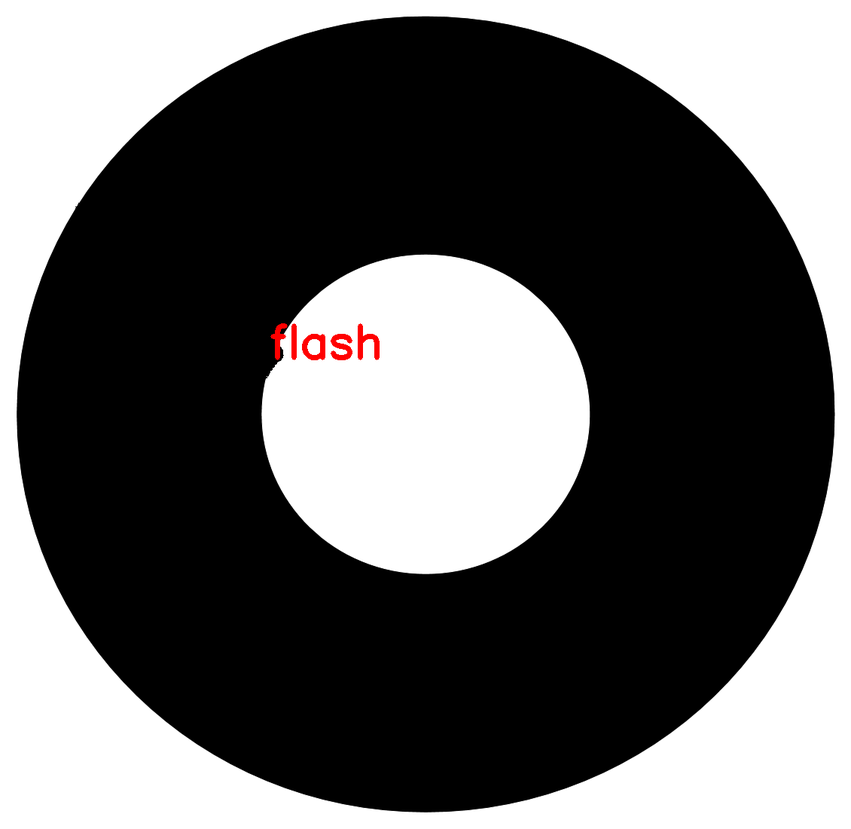
#> input picture 01_question/output_images/defect1_detections.png, 851 x 829 px, shrunk from 1130 x 1100 before the run
$ python -i Q1-defect_detection.py   (imports and definitions only)
#> lines starting #> are read from the running program, lines starting #| are printed output that depends on the picture; after the words box and inside, x2 and y2 are one past the last pixel; in counts of white or black regions, pixels touching at a corner belong together
# imports
import os
import sys
import cv2
import numpy as np

# global variable
defect_label_map = {
    0: "cut",
    1: "flash",
}


def get_circle_contour(cnt):
    """Form a circular contour from the input contour using convexity defects."""
    # get convexity defects
    hull_indices = cv2.convexHull(cnt, returnPoints=False)
    defects = cv2.convexityDefects(cnt, hull_indices)
    # remove unnecessary defective points
    defective_indices = np.where(defects[:, :, 3] > 256)[0]
    if len(defective_indices) > 1:
        remove_indices = []
        for i in range(len(defective_indices)):
            if abs(defective_indices[i] - defective_indices[i - 1]) > 5:
                remove_indices.append(defective_indices[i])
            elif len(remove_indices) > 0:
                remove_indices.pop()
    else:
        remove_indices = defective_indices
    defects = np.delete(defects, remove_indices, axis=0)
    # ensure a continuous circular path for the contour
    continuous_path = True
    circle_cnt = []
    for [defect] in defects:
        far = cnt[defect[2]]
        if defect[3] > 256:
            continuous_path = not continuous_path
        if continuous_path:
            circle_cnt.append(far)
    return np.array(circle_cnt)


def get_defects(diff, base_cnt, ring_type):
    """Identify defects (cuts or flashes) within the given difference image."""
    base_cnt_area = cv2.contourArea(base_cnt)
    # detect contours in the difference
    cnts, _ = cv2.findContours(diff, cv2.RETR_EXTERNAL, cv2.CHAIN_APPROX_NONE)
    cut_or_flash_flags = []
    cut_or_flash_bboxes = []
    for c in cnts:
        # contours with less 0.01% of base contour area are ignored
        if cv2.contourArea(c) < (base_cnt_area * 0.0001):
            continue
        # check center point of the contour lies inside outside of the base contour
        M = cv2.moments(c)
        cx = int(M["m10"] / M["m00"])
        cy = int(M["m01"] / M["m00"])
        inside_flag = int(
            cv2.pointPolygonTest(base_cnt, (cx, cy), measureDist=False) >= 0
        )
        # decide defect type based on the ring type (inner or outer)
        if ring_type == "inner":
            cut_or_flash = inside_flag
        elif ring_type == "outer":
            cut_or_flash = abs(inside_flag - 1)
        cut_or_flash_flags.append(cut_or_flash)
        # get bounding box for the defect
        x0, y0, w, h = cv2.boundingRect(c)
        cut_or_flash_bboxes.append([x0, y0, x0 + w, y0 + h])
    return cut_or_flash_flags, cut_or_flash_bboxes


def save_output_image(image, image_path, defect_labels, defect_bboxes):
    """Save the output image with labeled defects."""
    output_image = image.copy()
    output_path = (
        image_path[: image_path.rfind(".")]
        + "_detections"
        + image_path[image_path.rfind(".") :]
    )
    for defect_label, defect_bbox in zip(defect_labels, defect_bboxes):
        xmin, ymin, xmax, ymax = defect_bbox
        label = defect_label_map[defect_label]
        # Uncomment the lines below to draw bounding boxes around defects and circles at center
        # cv2.rectangle(output_image, (xmin, ymin), (xmax, ymax), (0, 0, 255), 2)
        # cv2.circle(output_image, ((xmin+xmax)//2, (ymin+ymax)//2), 5, (0, 0, 255), -1)
        cv2.putText(
            output_image,
            label,
            (xmin, (ymin + ymax) // 2),
            cv2.FONT_HERSHEY_SIMPLEX,
            2,
            (0, 0, 255),
            5,
        )
    cv2.imwrite(output_path, output_image)
    print(f"The output image with defects is saved in '{output_path}' path.")


def print_results(input_image, overall_defect_labels):
    """Print the overall defects detected in the given input image."""
    if len(overall_defect_labels) == 0:
        print_out = f"GOOD. The given image '{input_image}' has no defects."
    elif sum(overall_defect_labels) == 0:
        print_out = f"CUT. The given image '{input_image}' has the defect cut."
    elif sum(overall_defect_labels) == len(overall_defect_labels):
        print_out = f"FLASH. The given image '{input_image}' has the defect flash."
    else:
        print_out = f"The given image '{input_image}' has both the defects cut & flash."
    print(print_out)


def main(input_image):
    """Main function to process the input image and detect defects."""
#> called with input_image = 'output_images/defect1_detections.png'
    try:
        image = cv2.imread(input_image)
#> image is the input picture: shape (829, 851, 3); mean B, G, R 99.4, 99.4, 99.9
    except Exception as e:
        print(f"Cannot process the file '{input_image}'.")
        print(f"Exception: {e}")
        sys.exit()
    height, width, _ = image.shape
#> height = 829; width = 851
    total_area = height * width
#> total_area = 705479
    # convert color (BGR) image to grayscale
    gray = cv2.cvtColor(image, cv2.COLOR_BGR2GRAY)
    # convert grayscale image to binary image
    _, thresh = cv2.threshold(gray, 0, 255, cv2.THRESH_BINARY_INV)
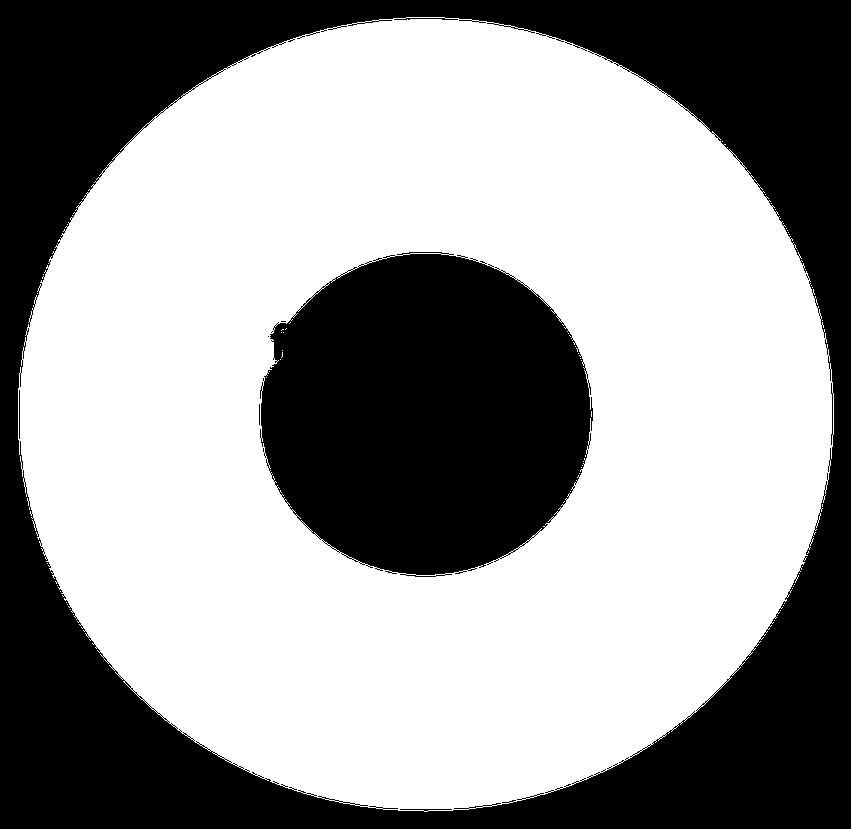
#> thresh: shape (829, 851); 60% white; 8 black regions (4 under 20 px)
    # detect contours in the binary image
    contours, [hierarchies] = cv2.findContours(
        thresh, cv2.RETR_TREE, cv2.CHAIN_APPROX_SIMPLE
    )
#> contours = 830 contours, 811 with area under 20; largest, box (x1, y1, x2, y2) and area: (18, 17, 834, 812) 507074, (260, 253, 594, 576) 84189, (393, 17, 459, 21) 134, (830, 382, 834, 446) 126, (399, 808, 453, 812) 108
    ring_type = None
    overall_defect_labels = []
    overall_defect_bboxes = []
    for cnt, hier in zip(contours, hierarchies):
        cnt_area = cv2.contourArea(cnt)
        # contours with less 0.1% of total image area are ignored
        if cnt_area < (0.001 * total_area):
            continue
        # based contour hierarchy choose ring type (inner or outer)
        ring_type = "outer" if hier[-1] == -1 else "inner"
        # get the circular contour for the detected contour
        circle_cnt = get_circle_contour(cnt)
        # create mask for circular contour
        circle_mask = cv2.drawContours(np.zeros_like(thresh), [circle_cnt], -1, 255, -1)
        # create mask for detected contour
        contour_mask = cv2.drawContours(np.zeros_like(thresh), [cnt], -1, 255, -1)
        # get the differences between the masks
        diff = cv2.absdiff(contour_mask, circle_mask)
        # reduce the noise in the difference
        kernel = cv2.getStructuringElement(cv2.MORPH_ELLIPSE, (5, 5))
        diff = cv2.morphologyEx(diff, cv2.MORPH_OPEN, kernel)
        # if there is no difference in this contour, this a perfect circle contour and ignore it
        if np.count_nonzero(diff) == 0:
            continue
        # if there are differences in this contour, get those defects' label and bbox
        defect_labels, defect_bboxes = get_defects(diff, circle_cnt, ring_type)
        overall_defect_labels.extend(defect_labels)
        overall_defect_bboxes.extend(defect_bboxes)
#> this loop made 830 passes
#> (hier, cnt_area) on passes 42 to 44: ([42, -1, -1, 40], 108), ([43, 41, -1, 40], 30), ([44, 42, -1, 40], 30)
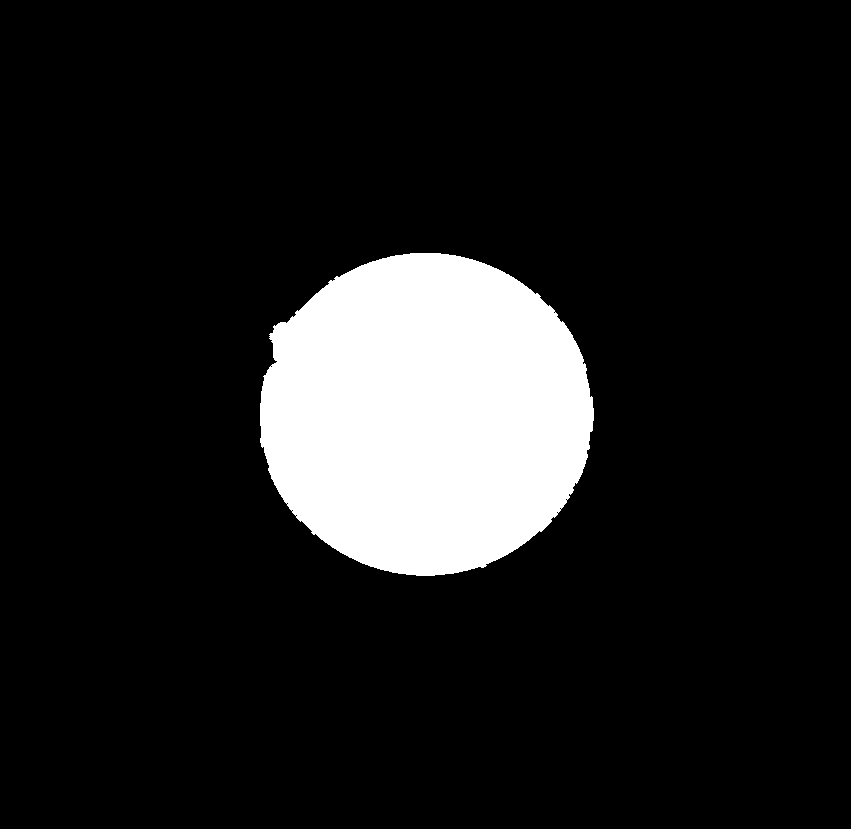
#> contour_mask: shape (829, 851); 12% white; 1 white region, box (x1, y1, x2, y2) and area: (260, 253, 594, 576) 84691
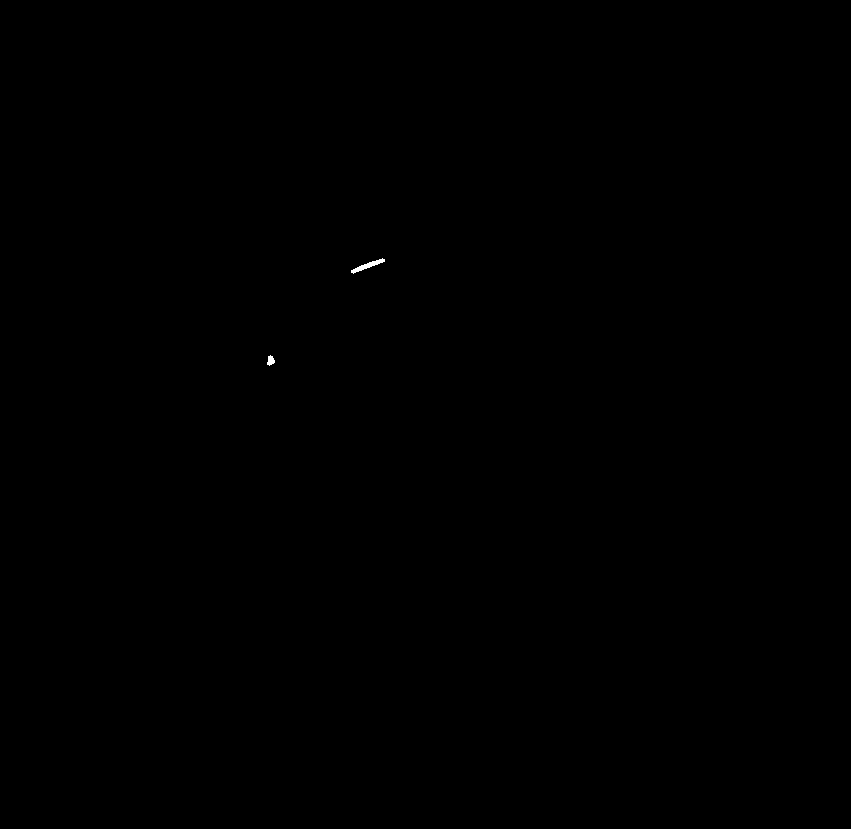
#> diff: shape (829, 851); 0.03% white; 2 white regions, box (x1, y1, x2, y2) and area: (351, 258, 385, 274) 158, (267, 355, 275, 366) 58
#> after the loop, overall_defect_bboxes = [[542, 745, 647, 795], [267, 355, 275, 366], [351, 258, 385, 274]]; overall_defect_labels = [1, 1, 0]

    print_results(input_image, overall_defect_labels)
    # if there are defects, save the results
    if len(overall_defect_labels) > 0:
        save_output_image(
            image, input_image,
            overall_defect_labels,
            overall_defect_bboxes
        )
#> the loop in save_output_image, `for defect_label, defect_bbox in zip(defect_labels, defect_bboxes):` made 3 passes
#> (defect_label, xmin, ymin, xmax, ymax, label) on passes 1 to 3: (1, 542, 745, 647, 795, 'flash'), (1, 267, 355, 275, 366, 'flash'), (0, 351, 258, 385, 274, 'cut')
#> after the loop in save_output_image, `for defect_label, defect_bbox in zip(defect_labels, defect_bboxes):`:
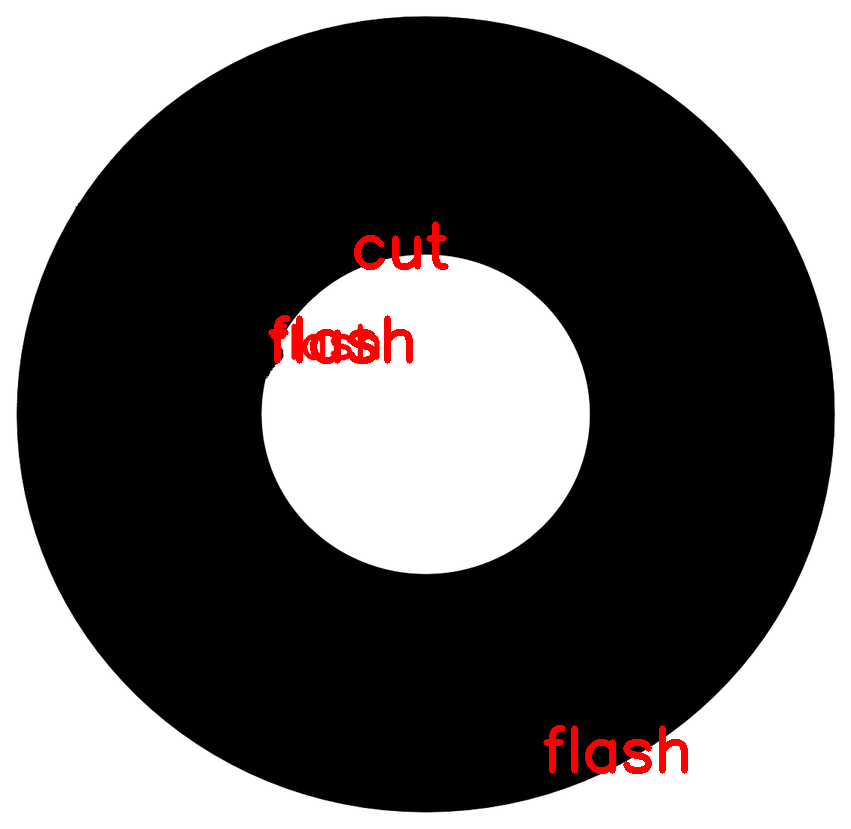
#> output_image: shape (829, 851, 3); 0.93% of pixels changed, all inside (x1, y1, x2, y2) = (268, 221, 688, 774)


# [10 lines not run here, left out]

>>> result = main('output_images/defect1_detections.png')
